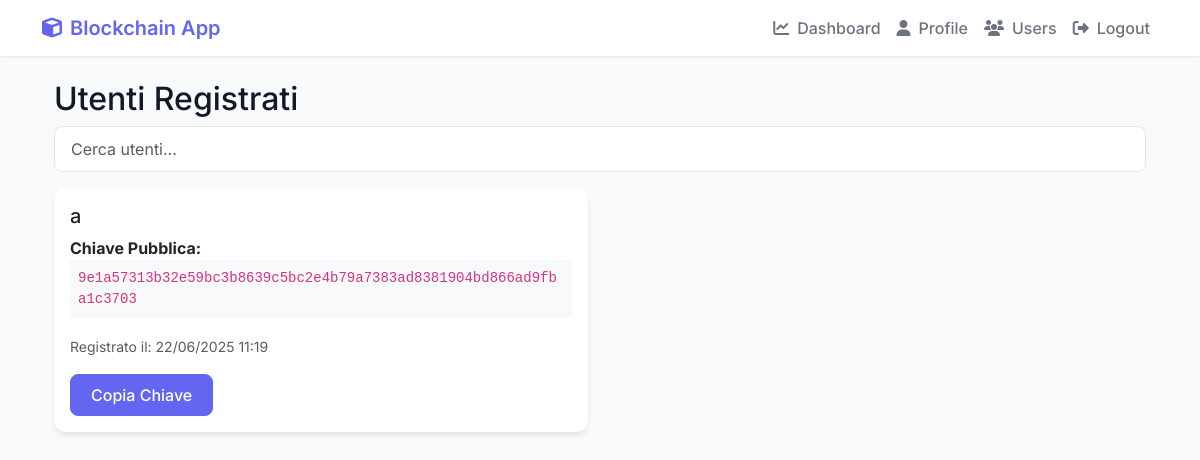
The app's page /users/ (signed in), older data.
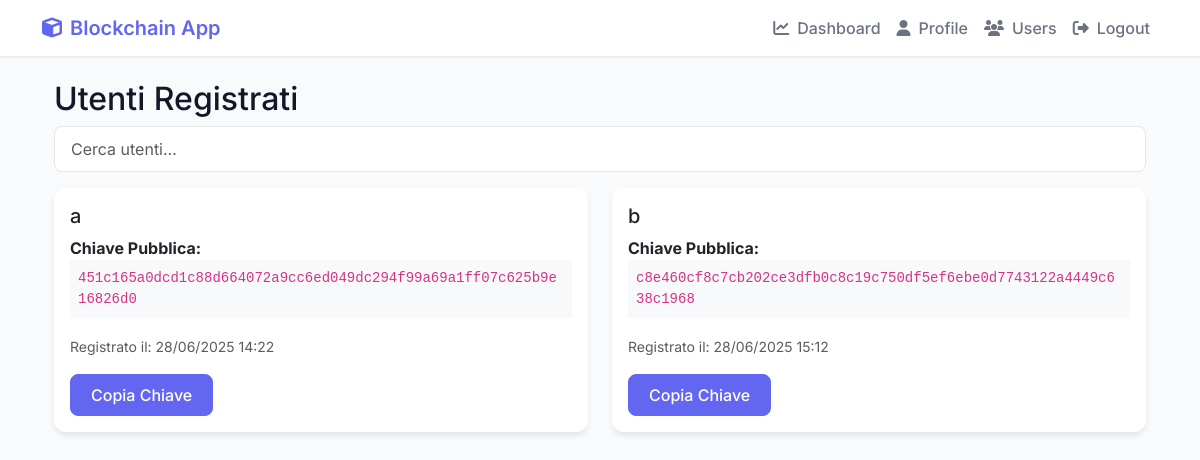
The same page, newer data.
### Cripto1/models.py (models this page shows, shortened)
class UserProfile(models.Model):
    user = models.OneToOneField(User, on_delete=models.CASCADE)
    user_key = models.CharField(max_length=255, unique=True) # Keep as a unique identifier (can be hash of public key)
    public_key = models.TextField(null=True, blank=True) # Allow null for existing rows
    private_key = EncryptedTextField(null=True, blank=True) # Allow null for existing rows
    balance = models.FloatField(default=0.0)
    created_at = models.DateTimeField(auto_now_add=True)
    profile_picture = models.ImageField(upload_to='profile_pics/', blank=True, null=True)

### Cripto1/views.py (the view)
# urls.py: path('users/', views.users_feed, name='users_feed'),
@login_required
def users_feed(request):
    users = UserProfile.objects.all().select_related('user')
    context = {
        'users': users,
    }
    return render(request, 'Cripto1/users_feed.html', context)

### Cripto1/templates/Cripto1/users_feed.html (shortened to what this page needs)
{% extends 'Cripto1/base.html' %}
{% block content %}
<div class="container mt-4">
    <h2>Utenti Registrati</h2>
    <div class="mb-3">
        <input type="text" id="userSearch" class="form-control" placeholder="Cerca utenti...">
    </div>
    <div class="row" id="usersList">
        {% for user_profile in users %}
        <div class="col-md-6 mb-4 user-card">
            <div class="card">
                <div class="card-body d-flex align-items-start">
                    <div>
                        <h5 class="card-title mb-0 d-flex align-items-center">
                             {{ user_profile.user.username }}
                        </h5>
                        <p class="card-text mt-2">
                            <strong>Chiave Pubblica:</strong><br>
                            <code class="bg-light p-2 d-block text-break">{{ user_profile.user_key }}</code>
                        </p>
                        <p class="card-text mb-0">
                            <small class="text-muted">Registrato il: {{ user_profile.created_at|date:"d/m/Y H:i" }}</small>
                        </p>
                        <button class="btn btn-primary copy-key mt-3" data-key="{{ user_profile.user_key }}">
                            Copia Chiave
                        </button>
                    </div>
                </div>
            </div>
        </div>
        {% endfor %}
    </div>
</div>
{% endblock %}

Row changes from the older to the newer data that the page shows:
changed UserProfile: user_key "9e1a57313b32e59bc3b8639c5bc2e4b79a7383ad8381904bd866ad9fba1c3703" → "451c165a0dcd1c88d664072a9cc6ed049dc294f99a69a1ff07c625b9e16826d0"; created_at "22/06/2025 11:19" → "28/06/2025 14:22"
added UserProfile: user.username "b", user_key "c8e460cf8c7cb202ce3dfb0c8c19c750df5ef6ebe0d7743122a4449c638c1968", created_at "28/06/2025 15:12"
